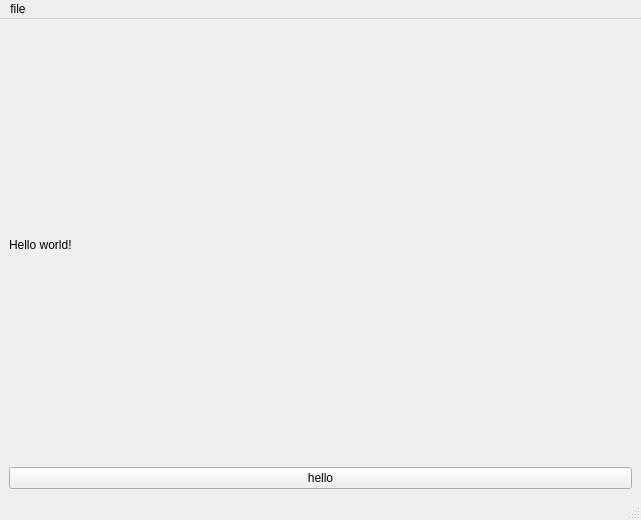
<?xml version="1.0" encoding="UTF-8"?>
<ui version="4.0">
 <class>Helloworld</class>
 <widget class="QMainWindow" name="Helloworld">
  <property name="geometry">
   <rect>
    <x>0</x>
    <y>0</y>
    <width>641</width>
    <height>520</height>
   </rect>
  </property>
  <property name="windowTitle">
   <string>hellow world</string>
  </property>
  <widget class="QWidget" name="centralwidget">
   <layout class="QVBoxLayout" name="verticalLayout">
    <item>
     <widget class="QLabel" name="label">
      <property name="text">
       <string>Hello world!</string>
      </property>
     </widget>
    </item>
    <item>
     <widget class="QPushButton" name="pushButton">
      <property name="text">
       <string>hello</string>
      </property>
     </widget>
    </item>
   </layout>
  </widget>
  <widget class="QMenuBar" name="menubar">
   <property name="geometry">
    <rect>
     <x>0</x>
     <y>0</y>
     <width>641</width>
     <height>23</height>
    </rect>
   </property>
   <widget class="QMenu" name="menufile">
    <property name="title">
     <string>file</string>
    </property>
    <widget class="QMenu" name="menuopen">
     <property name="title">
      <string>open</string>
     </property>
     <addaction name="actionopen1"/>
    </widget>
    <addaction name="menuopen"/>
    <addaction name="actionexit"/>
   </widget>
   <addaction name="menufile"/>
  </widget>
  <widget class="QStatusBar" name="statusbar"/>
  <action name="actionexit">
   <property name="text">
    <string>exit</string>
   </property>
  </action>
  <action name="actionopen1">
   <property name="text">
    <string>open1</string>
   </property>
  </action>
 </widget>
 <resources/>
 <connections/>
</ui>
